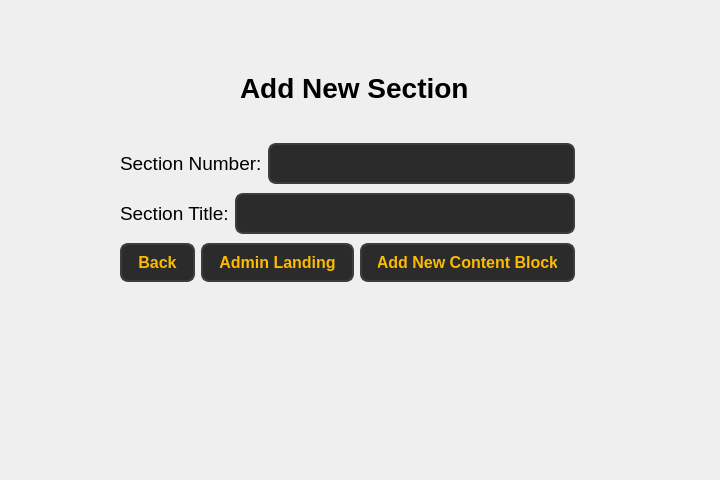
<?xml version="1.0" encoding="UTF-8"?>
<ui version="4.0">
 <class>Form</class>
 <widget class="QWidget" name="Form">
  <property name="geometry">
   <rect>
    <x>0</x>
    <y>0</y>
    <width>720</width>
    <height>480</height>
   </rect>
  </property>
  <property name="windowTitle">
   <string>Form</string>
  </property>
  <widget class="QLabel" name="label">
   <property name="geometry">
    <rect>
     <x>240</x>
     <y>67</y>
     <width>231</width>
     <height>41</height>
    </rect>
   </property>
   <property name="font">
    <font>
     <pointsize>21</pointsize>
     <bold>true</bold>
    </font>
   </property>
   <property name="text">
    <string>Add New Section</string>
   </property>
  </widget>
  <widget class="QWidget" name="layoutWidget">
   <property name="geometry">
    <rect>
     <x>120</x>
     <y>140</y>
     <width>455</width>
     <height>148</height>
    </rect>
   </property>
   <layout class="QVBoxLayout" name="verticalLayout">
    <item>
     <layout class="QHBoxLayout" name="horizontalLayout">
      <item>
       <widget class="QLabel" name="label_4">
        <property name="font">
         <font>
          <pointsize>14</pointsize>
         </font>
        </property>
        <property name="text">
         <string>Section Number:</string>
        </property>
       </widget>
      </item>
      <item>
       <widget class="QLineEdit" name="lineEdit_3">
        <property name="styleSheet">
         <string notr="true">QLineEdit {
        background-color: #2b2b2b;  /* Dark background */
        color: #fcba03;  /* Text color */
        border: 2px solid #3d3d3d;  /* Border color */
        border-radius: 8px;  /* Rounded corners */
        padding: 8px;  /* Padding inside the input field */
        font-size: 16px;  /* Font size */
        font-weight: bold;  /* Bold font */
    }

    QLineEdit:hover {
        background-color: #3d3d3d;  /* Background when hovered */
        border: 2px solid #fcba03;  /* Border color when hovered */
    }

    QLineEdit:focus {
        background-color: #1a1a1a;  /* Background when focused */
        border: 2px solid #fcba03;  /* Border color when focused */
        color: #ffffff;  /* Text color when focused */
    }</string>
        </property>
       </widget>
      </item>
     </layout>
    </item>
    <item>
     <layout class="QHBoxLayout" name="horizontalLayout_2">
      <item>
       <widget class="QLabel" name="label_5">
        <property name="font">
         <font>
          <pointsize>14</pointsize>
         </font>
        </property>
        <property name="text">
         <string>Section Title:</string>
        </property>
       </widget>
      </item>
      <item>
       <widget class="QLineEdit" name="lineEdit_4">
        <property name="styleSheet">
         <string notr="true">QLineEdit {
        background-color: #2b2b2b;  /* Dark background */
        color: #fcba03;  /* Text color */
        border: 2px solid #3d3d3d;  /* Border color */
        border-radius: 8px;  /* Rounded corners */
        padding: 8px;  /* Padding inside the input field */
        font-size: 16px;  /* Font size */
        font-weight: bold;  /* Bold font */
    }

    QLineEdit:hover {
        background-color: #3d3d3d;  /* Background when hovered */
        border: 2px solid #fcba03;  /* Border color when hovered */
    }

    QLineEdit:focus {
        background-color: #1a1a1a;  /* Background when focused */
        border: 2px solid #fcba03;  /* Border color when focused */
        color: #ffffff;  /* Text color when focused */
    }</string>
        </property>
       </widget>
      </item>
     </layout>
    </item>
    <item>
     <layout class="QHBoxLayout" name="horizontalLayout_3">
      <item>
       <widget class="QPushButton" name="pushButton_back">
        <property name="styleSheet">
         <string notr="true">QPushButton {
        background-color: #2b2b2b;  
        color: #fcba03;              
        border: 2px solid #3d3d3d;      
        border-radius: 8px;          
        padding: 8px 16px;            
        font-size: 16px;            
        font-weight: bold;
    
    }

    QPushButton:hover {
        background-color: #fcba03;
		 color: #000000;
        border: 2px solid #5a5a5a;    
    }

    QPushButton:pressed {
        background-color: #1a1a1a;      
        border: 2px solid #2b2b2b;      
    }</string>
        </property>
        <property name="text">
         <string>Back</string>
        </property>
       </widget>
      </item>
      <item>
       <widget class="QPushButton" name="pushButton_2">
        <property name="styleSheet">
         <string notr="true">QPushButton {
        background-color: #2b2b2b;  
        color: #fcba03;              
        border: 2px solid #3d3d3d;      
        border-radius: 8px;          
        padding: 8px 16px;            
        font-size: 16px;            
        font-weight: bold;
    
    }

    QPushButton:hover {
        background-color: #fcba03;
		 color: #000000;
        border: 2px solid #5a5a5a;    
    }

    QPushButton:pressed {
        background-color: #1a1a1a;      
        border: 2px solid #2b2b2b;      
    }</string>
        </property>
        <property name="text">
         <string>Admin Landing</string>
        </property>
       </widget>
      </item>
      <item>
       <widget class="QPushButton" name="pushButton">
        <property name="styleSheet">
         <string notr="true">QPushButton {
        background-color: #2b2b2b;  
        color: #fcba03;              
        border: 2px solid #3d3d3d;      
        border-radius: 8px;          
        padding: 8px 16px;            
        font-size: 16px;            
        font-weight: bold;
    
    }

    QPushButton:hover {
        background-color: #fcba03;
		 color: #000000;
        border: 2px solid #5a5a5a;    
    }

    QPushButton:pressed {
        background-color: #1a1a1a;      
        border: 2px solid #2b2b2b;      
    }</string>
        </property>
        <property name="text">
         <string>Add New Content Block</string>
        </property>
       </widget>
      </item>
     </layout>
    </item>
   </layout>
  </widget>
 </widget>
 <resources/>
 <connections/>
</ui>
